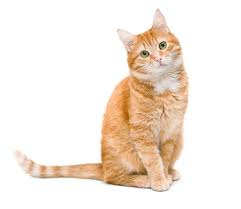
#> input picture Labo 6 - SVD y ACP/gato.jpg, 241 x 209 px
$ jupyter execute --allow-errors labo_SVDyPCA_campus.ipynb
#> lines starting #> are read from the running program, lines starting #| are printed output that depends on the picture
# Reducción de la dimensionalidad a través de Descomposición en Valores Singulares (SVD)

En este notebook vamos a explorar dos aplicaciones de descomposición en valores singulares (SVD por sus siglas en inglés) a reducción de la dimensión de datasets. La metodología es realmente muy útil, con montones de aplicaciones a análisis de imágenes, reconstrucción de sistemas dinámicos, detección de comunidades en redes, reducción de la dimensión de datasets extensos, y muchas otras. Recordemos que dada una matriz $A \in \mathbb{R}^{n \times m}$, se puede factorizar como

$$
A = U \Sigma V^t
$$

donde $U\in\mathbb{R}^{n \times n}$ y $V\in\mathbb{R}^{m \times m}$ son matrices ortogonales, y $\Sigma \in \mathbb{R}^{n \times m}$ es una matriz diagonal con elementos $\sigma_i \geq 0$ en su diagonal, denominados valores singulares. El rango de la matriz $rank(A)=r$ es igual al número de valores singulares distintos de cero. Dado que los valores singulares están ordenados de manera decreciente por construcción, tenemos que $\sigma_1 \geq \sigma_2 \geq \dots \geq \sigma_r> \sigma_{r+1}=0$.

Las matrices $U$  y $V$ nos proveen (a través de sus columnas) de bases ortonormales del espacio de partida y del de llegada. Dado que los valores singulares posteriores al $r$ son cero, a veces se escribe una versión reducida de la matriz, que sólo incluye la información relevante. En ese caso, tenemos $\tilde \Sigma \in \mathbb{R}^{r \times r}$, una matriz diagonal cuadrada, con los elementos $\sigma_1,\dots,\sigma_r$ en la diagonal, y $\tilde U \in \mathbb{R}^{n \times r}$, con las primeras $r$ columnas de $U$, y $\tilde V \in \mathbb{R}^{m \times r}$, con las primeras $r$ columnas de $V$. Por último, recordemos que la mejor aproximación de una matriz en norma 2 por una de rango $s\leq r$ está dada por la versión reducida de su descomposición SVD incluyendo hasta $s$ valores singulares (en orden decreciente). Notaremos a esta aproximación $A_s = \tilde U_s \tilde \Sigma_s \tilde V^t_s$, donde $\tilde U_s \in \mathbb{R}^{n \times s}$, $\tilde \Sigma_s \in \mathbb{R}^{s \times s}$ y  $\tilde V_s \in \mathbb{R}^{m \times s}$ se definen de forma análoga a la versión reducida, pero tomando sólo $s$ columnas y valores singulares.

## Aplicación 1: "Compresión" de imágenes

Uno de los ejemplos típicos que se emplea para demostrar el poder de reducción del tamaño de un dataset usando SVD es el de compresión de imágenes. Si bien no es un método muy usado para comprimir imágenes, su aplicación sirve de punto de partida para métodos más sofisticados. Por ejemplo, [_Dynamic Mode Decomposition_](https://en.wikipedia.org/wiki/Dynamic_mode_decomposition) emplea estas ideas como punto de partida para identificar movimientos característicos. Pueden ver un video muy simpático [aquí](https://www.youtube.com/shorts/z2-l6MwATYc) donde se muestran los distintos patrones de movimiento que se van encontrando en el agua.

Como motivación, aquí haremos algo más modesto, que es simplemente aplicarlo a imágenes. Para esto, recordemos que una imagen en color puede pensarse como tres matrices (una en rojo, una en verde y una en azul, [RGB](https://en.wikipedia.org/wiki/RGB_color_model)), mientras que una en escala de grises se puede ver directamente como una única matriz. Cada posición $i,j$ de la matriz contiene la intensidad de color (o de gris) de un pixel, mientras que las dimensiones de la matriz representan el tamaño de la imagen. Por simplicidad, consideraremos que tenemos una única matriz $A$ que representa la imagen en escala de grises (el caso general consiste en simplemente en repetir el procedimiento para las matrices asociadas a cada color).

Entonces, la major aproximación que podemos obtener de la matriz $A$ usando una matriz de rango $s$ es $A_s$ como lo definimos más arriba. Pongamos esto a prueba para algunas imágenes, y exploremos qué tal resulta.

[cell 1]
# Paquetes para trabajar con imágenes
import matplotlib.pyplot as plt
import numpy as np
from skimage import color
from skimage import io

Empezamos leyendo la imagen de un árbol que acompaña el notebook.

#> (a cell that did not finish here is left out)

Observen la forma general de la imagen, así como los detalles que incluye. Para la compresión vamos a convertirla a escala de grises, lo cual ya implica una pérdida de información (aunque muchos detalles se preservan).

#> (a cell that did not finish here is left out)

Revisemos cuales son los tamaños que dispone la imagen:

#> (a cell that did not finish here is left out)

Fijense que si el rango de la matriz es $r$, entonces podemos almacenar toda su información con $r$ valores singulares, más una matriz de $\mathbb{R}^{n \times r}$, más otra de $\mathbb{R}^{m \times r}$. Es decir, necesitamos $r + nr + mr = (n + m + 1)r$ números. Por otro lado, la imagen original requiere guardar $nm$ elementos. Dependiendo del rango de la matriz, la versión SVD reducida ya nos salvaría espacio. Sin embargo, si el rango es grande, la versión reducida requiere más espacio que la matriz original. Este es el caso de la imagen del árbol

#> (a cell that did not finish here is left out)

#> (a cell that did not finish here is left out)

Podemos ver que recién alrededor de $s=700$ (es decir, reducir el rango en 287), puede empezar a ganar espacio en la memoria. La pregunta es: ¿son significativos esos casi 300 valores singulares?

#> (a cell that did not finish here is left out)

#> (a cell that did not finish here is left out)

Podemos ver que hay tres regimenes: hay un primer conjunto de valores singulares muy significativo (podemos decir que los primeros $5$). Luego observamos un decrecimiento suave desde $10$ hasta $1/100$, y al llegar al rango de la matriz una caida abrupta a $10^{-12}$. Con lo cual, pareciera que el grueso de la información se encuentra en los primeros valores singulares. Otra forma de graficar esto mismo que es muy común, es como la suma acumulada de los valores singulares.

#> (a cell that did not finish here is left out)

Este gráfico nos muestra que con 100 valores singulares, por ejemplo, ya alcazamos a capturar el 80% de la norma 2 de la matriz. Con solo 10, ya tenemos el 50%

Lo que sigue es ver como se ven las imágenes que obtendriamos en cada caso. Más allá de cuánto capturemos de la norma, si la imagen no es buena, el método no sería útil.

[cell 10]
# Armamos una función que reciba un rango s y devuelva la matriz aproximada hasta rango s

# [5 lines left out: function hasta_rango_s, not called in this run]

#> (a cell that did not finish here is left out)

[cell 12]
rango_s = 10 # Prueben distintos valores
#> rango_s = 10
fig,ax = plt.subplots(1,3,figsize=(20,20))
#> (the rest of this cell did not finish here and is left out)

### Ejercicio
Comparen las imágenes que se obtienen conforme van agregando detalle a la imagen. ¿Qué diferencias notan? ¿Cuántos valores singulares necesito para ganar detalle en las hojas del árbol?¿Cómo cambia la diferencia entre imágenes con el número de valores singulares?

Se puede apreciar que, a mayor detalle a la imagen (mayor cantidad de valores singulares tomados), la diferencia entre la imagen original y la comprimida es menor. Más aún, llega un punto en donde las diferencias son casi nulas, que esto es cuando el rango de la matriz A_s (esto es, el rango que se desea preservar) sea aproximadamente 100, es decir, se conserven 100 valores singulares.
En conclusion, el número de valores singulares tomados en cuenta para representar la imagen es importante hasta cierto punto, pues luego de determinado valor singular ya no se presentan las diferencias "necesarias" mara marcar una gran diferencia. Los valores singulares provocan un gran cambio al principio (primeros 10-100 valores); pero luego van perdiendo su significatividad, por lo que no son necesarios.

### Ejercicio
Hagan una grilla de graficos, mostrando 10 valores equiespaciados en escala logaritmica de rango $s$ entre 1 y el rango de la imagen

[cell 13]
# [4 lines left out: function hasta_rango_s, not called in this run]


#> (the rest of this cell did not finish here and is left out)

### Ejercicio

Muestren como cambia el error máximo de la aproximación SVD con la cantidad de valores singulares considerados.

[cell 14]
s = np.logspace(0,3,num=10, dtype=np.int64)
s[len(s)-1] = 782
fig, ax = plt.subplots(1,len(s), figsize=(20,20))
cosa = 0
#> (the rest of this cell did not finish here and is left out)

### Ejercicio: Otras imágenes

Prueben repetir el ejercicio anterior con otras imágenes. Identifiquen qué cantidad de valores singulares son necesarios para captar aproximar bien cada una. Caracterizen cualitativamente qué tipo de detalles hacen que una imagen requiera más valores singulares para ser bien aproximada visualmente.

[cell 15]
img2 = io.imread('gato.jpg')
#> img2 is the input picture: shape (209, 241, 3); mean R, G, B 245.3, 234.4, 224.5

# Lo convertimos a tonos de gris para simplificar la aplicación
imgGray2 = color.rgb2gray(img2)
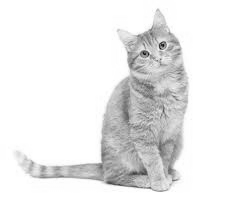
#> imgGray2: shape (209, 241) float64; min 0.0384, max 1, mean 0.925

def hasta_rango_s(svdA,s):
    # svdA es la descomposición SVD de A, s es el rango que se desea preservar
#> called with s = 10
    U,S,Vt = svdA
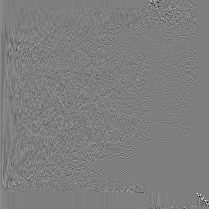
#> U: shape (209, 209) float64; min -0.944, max 0.952, mean 0.00032; drawn with min black and max white
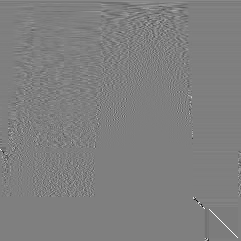
#> Vt: shape (241, 241) float64; min -0.985, max 0.986, mean 0.000299; drawn with min black and max white
#> S = 209 values, max 209 at index 0, min 2.08e-14 at index 151, mean 1.47
    As = U[:,:s] @ np.diag(S[:s,]) @ Vt[:s,:]
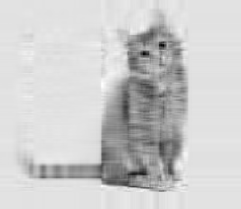
#> As: shape (209, 241) float64; min 0.212, max 1.1, mean 0.925; drawn with min black and max white
    return(As)


svdimgGray = np.linalg.svd(imgGray2) # Computamos la SVD

rango_s = 10 # Prueben distintos valores
fig,ax = plt.subplots(1,3,figsize=(20,20))
ax[0].imshow(imgGray2, cmap='gray')
imgGray_s = hasta_rango_s(svdimgGray,rango_s)
ax[1].imshow(imgGray_s, cmap='gray')
ax[2].imshow(imgGray2-imgGray_s, cmap='gray')
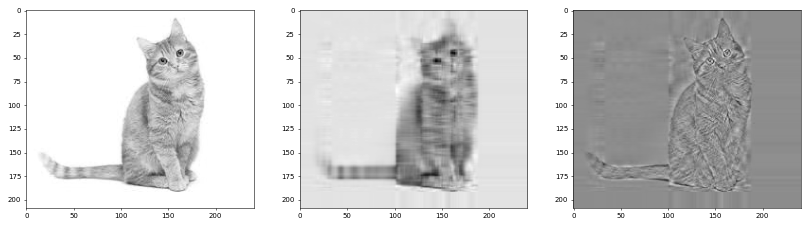
#> figure drawn by matplotlib, 3 panels

## Aplicación 2: Análisis de componentes principales

Otra de las aplicaciones típicas de SVD es el cálculo de componentes principales en un dataset. La idea del análisis de componentes principales se centra en aplicar SVD a la matriz de [covarianza de los datos](https://es.wikipedia.org/wiki/Covarianza). La matriz de covarianza captura en su diagonal la [varianza](https://es.wikipedia.org/wiki/Varianza) de cada uno de las variables de interés, y en sus elementos fuera de la diagonal captura cómo estas están relacionadas.

En este caso, nuestro punto de partida es un conjunto de $m$ [variables aleatorias](https://es.wikipedia.org/wiki/Variable_aleatoria) $X_1,\dots,X_m$. Suponemos que tenemos $n$ mediciones de cada una de ellas, $x_{ij}$, con $1\leq i \leq n$ y $1 \leq j \leq m$ (es decir, $x_ij$ es la realización o medición $i$ esima de $X_j$). Podemos acomodar estas mediciones en una matriz $A \in \mathbb{R}^{n \times m}$, con $n$ el número de observaciones, y $m$ el número de variables, y por lo tanto $A_{ij} = x_{ij}$.

El análisis de componentes principales empieza por calcular la versión centrada y escalada de $A$, donde

$$
\tilde A_{ij} = \frac{x_{ij} - \mu_j}{\frac{1}{n-1}\sqrt{\sum^n_{i=1}(x_{ij} - \mu_j )^2}}
$$
donde $\mu_j = \frac{1}{n} \sum^n_{i=1} x_{ij}$ es el promedio muestral, $(x_{ij} - \mu_j )^2$ es una estimación de la varianza muestral (y su raíz una estimación del desvio estandar). Entonces, $S= A^tA \in \mathbb{R}^{m \times m}$ es una estimación de la matriz de [correlaciones](https://es.wikipedia.org/wiki/Correlaci%C3%B3n) de las variables aleatorias $X_1,\dots,X_m$. Los autovalores de $S$ son los valores singulares de $A$ al cuadrado, y nos permiten identificar qué combinaciones lineales de las variables $X_1,\dots,X_m$ están asociadas a la mayor variabilidad de los datos.

Intuitivamente, si nuestro interés es reducir la dimensión de un dataset, entonces lo que queremos hacer es pasar de un conjunto de variables $X_1,\dots,X_m$ a otro $Y_1,\dots,Y_k$, con $k<m$, donde el conjunto de variables $Y$ almacenan el grueso de información de las variables $X$. Usando SVD sobre la matriz $A$ (o sobre la matriz $S$) podemos encontrar las variables $Y$ que son combinación lineal de las $X$ y capturan el grueso de la variabilidad de las $X$ (que en este caso se asocia a la cantidad de información que aportan a un dataset).

[cell 16]
# Veamos un caso bastante extremo, tenemos 5 variables donde en realidad todas son proporcionales entre sí (más algo de ruido)

n = 100 # Tamaño del dataset
Vcoef = np.asarray([50,-30,60,80,150]) # Coeficientes de combinaciones lineales
#Vcoef = np.asarray([0,300,60,80,150]) # Coeficientes de combinaciones lineales
escala_ruido=1
X0 = np.random.uniform(size=n) # Esta sería la variable "escondida", la única dimensión del problema
A = np.asarray([  # Todas las observaciones salen de la misma variable, más un poco de ruido
    coe*X0 + np.random.normal(0,escala_ruido,size=n) for coe in Vcoef
]).T

tildeA = (A - np.mean(A,axis=0))/np.std(A,axis=0) # Normalizamos las columnas y filas para que todo estén alrededor del [-1,1]

U,Sigma,Vt = np.linalg.svd(tildeA)

[cell 17]
# Veamos como se ven las variables antes de seguir

fig,axs = plt.subplots(tildeA.shape[1],tildeA.shape[1])
for i in range(tildeA.shape[1]):
    for j in range(tildeA.shape[1]):
        if i == j :
            axs[i][j].hist(tildeA[:,i])
        elif i<j:
            axs[i][j].scatter(tildeA[:,i],tildeA[:,j])
        else:
            fig.delaxes(axs[i][j])

La correlación lineal en este ejemplo es muy extrema, haciendo muy obvio que en realidad hay una única dimensión en el problema. Si miramos los valores singulares, es inmediato ver que uno destaca por encima del resto.

[cell 18]
plt.scatter(range(len(Sigma)),Sigma)
plt.xlabel('Posición $i$')
plt.ylabel('Valor singular $\sigma_i$')

### Ejercicio

Prueben cambiar los coeficientes de las combinaciones lineales, y vean como cambia la distribución de valores singulares. En particular, sabiendo que el ruido agregado es del orden de $1$, vean que pasa cuando los coeficientes son del orden del ruido, o son mucho menores que 1. Observen que pasa si todos los coeficientes son mucho mayores que 1, excepto uno de ellos que es estrictamente 0. Interpreten el resultado en términos del número de valores singulares significativos

Si sucede esto, lo que sigue ocurriendo es que hay un valor singular el cual tiene mucha más importancia que el resto; pero también sucede que el segundo valor singular tambén es importante, por lo que hay otra variable que también es relevante en este caso. Además, respecto a la relación entre las variables, se puede apreciar que, si bien en algunas no se presentan relaciones claras; en las que sí hay una relación lineal creciente (es decir, marcan una función lineal creciente).

En el análisis de componentes principales tiene especial relevancia identificar la combinación lineal de las variables que está asociada al mayor valor singular (vale mencionar que el mayor valor singular es igual a la desviación estandar de dicha combinación lineal). Esto se puede obtener en términos de la matriz $Vt$, siendo su primer fila. En este ejemplo es poco interesante, ya que cualquier combinación lineal de las variables resulta en algo proporcional al $X_0$ del ejemplo. Sin embargo, cuando hay más de una variable relevante nos puede dar información sobre cuales son las variables relevantes subyacentes.

[cell 19]
# Vean como se recupera la variable latente X0 a través de la primer columna de U
plt.scatter(X0,U[:,0])

[cell 20]
# Veamos un ejemplo con dos variables latentes

# Veamos un caso bastante extremo, tenemos 5 variables donde en realidad todas son proporcionales entre sí (más algo de ruido)

n = 100 # Tamaño del dataset
XA = np.random.uniform(size=n) # Esta sería la variable "escondida", la única dimensión del problema
XB = np.random.uniform(size=n) # Esta sería la variable "escondida", la única dimensión del problema
A = np.asarray([  # Todas las observaciones salen de la misma variable, más un poco de ruido
    50*XA + 25*XA + np.random.normal(0,1,size=n),
    -30*XA + 150*XB+ np.random.normal(0,1,size=n),
    60*XA - 15*XB + np.random.normal(0,1,size=n),
    -5*XA + 80*XB + np.random.normal(0,1,size=n),
    -150*XB + 20*XB+ np.random.normal(0,1,size=n)
]).T

tildeA = (A - np.mean(A,axis=0))/np.std(A,axis=0) # Normalizamos las columnas y filas para que todo estén alrededor del [-1,1]

U,Sigma,Vt = np.linalg.svd(tildeA)

[cell 21]
# Veamos como se ven las variables antes de seguir

fig,axs = plt.subplots(tildeA.shape[1],tildeA.shape[1])
for i in range(tildeA.shape[1]):
    for j in range(tildeA.shape[1]):
        if i == j :
            axs[i][j].hist(tildeA[:,i])
        elif i<j:
            axs[i][j].scatter(tildeA[:,i],tildeA[:,j])
        else:
            fig.delaxes(axs[i][j])
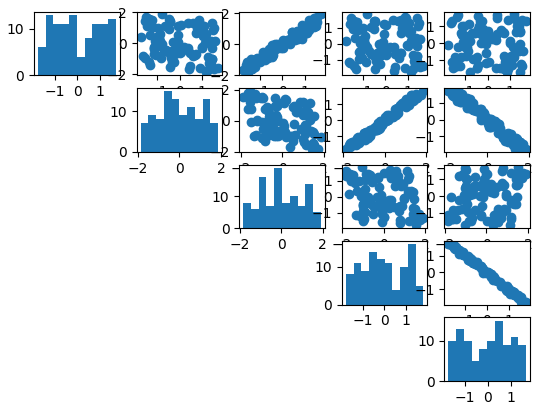
#> figure drawn by matplotlib, 15 panels; panel 6: tallest bar 15 high, from x = -0.751 to -0.376; panel 10: tallest bar 19 high, from x = -0.335 to 0.0388; panel 13: tallest bar 16 high, from x = 1.09 to 1.45; panel 15: tallest bar 15 high, from x = 0.318 to 0.66

En este ejemplo, se puede ver como algunas combinaciones dan lugar a variables muy correlacionadas, y otras que parecieran no estar vinculadas entre sí (las que dan lugar a nubes de puntos). Veamos qué nos dice PCA en este caso.

[cell 22]
plt.scatter(range(len(Sigma)),Sigma)
plt.xlabel('Posición $i$')
plt.ylabel('Valor singular $\sigma_i$')
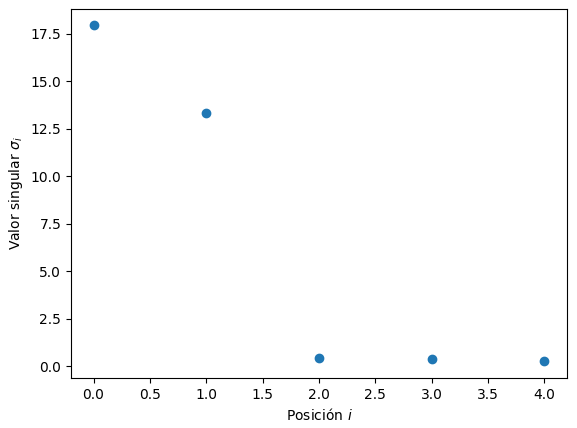
#> figure drawn by matplotlib, 1 panel

Pueden ver que el método identifica correctamente que hay solo dos variables latentes que son relevantes, mientras que el resto son "espureas". ¿Cuáles son las variables que son relevantes?

[cell 23]
XAB = U[:,:2]
# Veamos como se ven las variables antes de seguir

fig,axs = plt.subplots(2,2,figsize=(10,10))
for i in range(2):
    axs[i][0].scatter(XA,XAB[:,i])
    axs[i][0].set_xlabel('XA')
    axs[i][0].set_ylabel('Columna ' + str(i) + ' de XAB')
    axs[i][1].scatter(XB,XAB[:,i])
    axs[i][1].set_xlabel('XB')
    axs[i][1].set_ylabel('Columna ' + str(i) + ' de XAB')
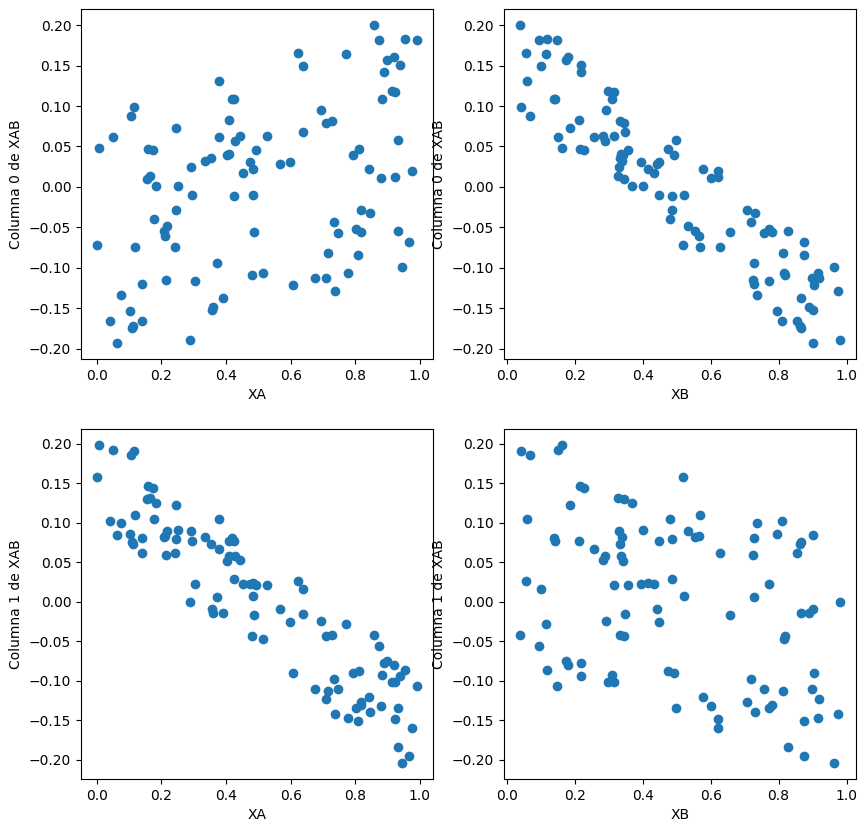
#> figure drawn by matplotlib, 4 panels

Aquí pueden ver como las dos primeras columnas de $U$, asociadas a las dos primeras componentes de mayor varianza, correlacionan muy bien con $X_A$ y $X_B$.

### Correlaciones no-lineales

Lamentablemente, si bien esta es una herramienta extremadamente potente cuando las relaciones son lineales entre las variables, puede fallar estrepitosamente si las relaciones son no-lineales.

Para ejemplificar, construyamos un círculo ruidoso:

[cell 24]
# Veamos un caso bastante extremo, tenemos 5 variables donde en realidad todas son proporcionales entre sí (más algo de ruido)

n = 1000 # Tamaño del dataset
X0 = np.random.uniform(low=0,high=2*np.pi,size=n) # Esta sería la variable "escondida", la única dimensión del problema
A = np.asarray([  # Todas las observaciones salen de la misma variable, más un poco de ruido
    np.cos(X0) + np.random.normal(0,.1,size=n),
    np.sin(X0) + np.random.normal(0,.1,size=n)
]).T

tildeA = (A - np.mean(A,axis=0))/np.std(A,axis=0) # Normalizamos las columnas y filas para que todo estén alrededor del [-1,1]

U,Sigma,Vt = np.linalg.svd(tildeA)

[cell 25]
# Veamos como se ven las variables antes de seguir

fig,axs = plt.subplots(tildeA.shape[1],tildeA.shape[1])
for i in range(tildeA.shape[1]):
    for j in range(tildeA.shape[1]):
        if i == j :
            axs[i][j].hist(tildeA[:,i])
        elif i<j:
            axs[i][j].scatter(tildeA[:,i],tildeA[:,j])
        else:
            fig.delaxes(axs[i][j])
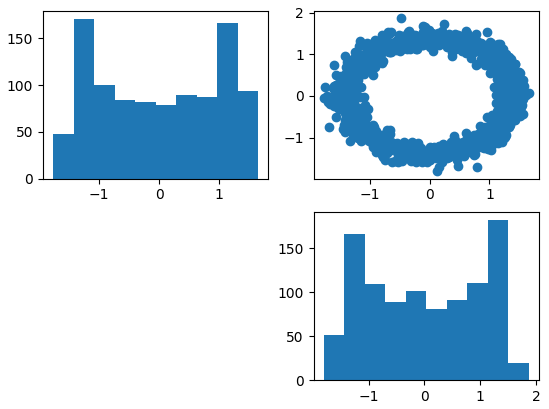
#> figure drawn by matplotlib, 3 panels; panel 1: tallest bar 171 high, from x = -1.43 to -1.08; panel 3: tallest bar 182 high, from x = 1.13 to 1.5

Viendo esto, es fácil concluir que las variables están relacionadas entre sí. Sin embargo, si miramos las varianzas, son comparables en ambas direcciones.

[cell 26]
Sigma

Esto implica que ambas componentes son significativas. Si graficamos las columnas de $U$ entre sí, vemos que en realidad siguen representando el círculo original. Es decir, no se extrajo nada de información del sistema.

[cell 27]
plt.scatter(U[:,0],U[:,1])
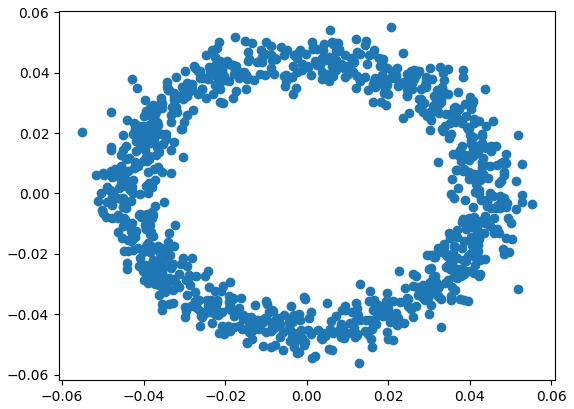
#> figure drawn by matplotlib, 1 panel
